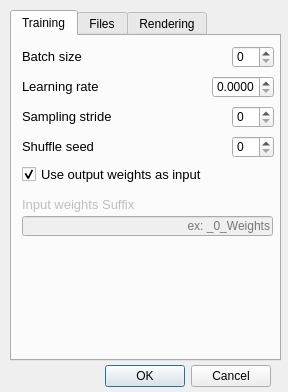
<?xml version="1.0" encoding="UTF-8"?>
<ui version="4.0">
 <class>Settings</class>
 <widget class="QDialog" name="Settings">
  <property name="geometry">
   <rect>
    <x>0</x>
    <y>0</y>
    <width>288</width>
    <height>392</height>
   </rect>
  </property>
  <property name="windowTitle">
   <string>SettingsWindow</string>
  </property>
  <widget class="QDialogButtonBox" name="buttonBox">
   <property name="geometry">
    <rect>
     <x>30</x>
     <y>360</y>
     <width>241</width>
     <height>32</height>
    </rect>
   </property>
   <property name="orientation">
    <enum>Qt::Horizontal</enum>
   </property>
   <property name="standardButtons">
    <set>QDialogButtonBox::Cancel|QDialogButtonBox::Ok</set>
   </property>
  </widget>
  <widget class="QTabWidget" name="tabWidget">
   <property name="geometry">
    <rect>
     <x>10</x>
     <y>10</y>
     <width>271</width>
     <height>351</height>
    </rect>
   </property>
   <property name="currentIndex">
    <number>0</number>
   </property>
   <widget class="QWidget" name="Training">
    <attribute name="title">
     <string>Training</string>
    </attribute>
    <widget class="QLabel" name="label">
     <property name="geometry">
      <rect>
       <x>10</x>
       <y>10</y>
       <width>71</width>
       <height>21</height>
      </rect>
     </property>
     <property name="font">
      <font>
       <pointsize>10</pointsize>
      </font>
     </property>
     <property name="text">
      <string>Batch size</string>
     </property>
    </widget>
    <widget class="QLabel" name="label_2">
     <property name="geometry">
      <rect>
       <x>10</x>
       <y>40</y>
       <width>91</width>
       <height>21</height>
      </rect>
     </property>
     <property name="font">
      <font>
       <pointsize>10</pointsize>
      </font>
     </property>
     <property name="text">
      <string>Learning rate</string>
     </property>
    </widget>
    <widget class="QLabel" name="label_3">
     <property name="geometry">
      <rect>
       <x>10</x>
       <y>70</y>
       <width>91</width>
       <height>21</height>
      </rect>
     </property>
     <property name="font">
      <font>
       <pointsize>10</pointsize>
      </font>
     </property>
     <property name="text">
      <string>Sampling stride</string>
     </property>
    </widget>
    <widget class="QLabel" name="label_4">
     <property name="geometry">
      <rect>
       <x>10</x>
       <y>100</y>
       <width>71</width>
       <height>21</height>
      </rect>
     </property>
     <property name="font">
      <font>
       <pointsize>10</pointsize>
      </font>
     </property>
     <property name="text">
      <string>Shuffle seed</string>
     </property>
    </widget>
    <widget class="QSpinBox" name="batchSizeSpinBox">
     <property name="geometry">
      <rect>
       <x>220</x>
       <y>10</y>
       <width>42</width>
       <height>22</height>
      </rect>
     </property>
     <property name="maximum">
      <number>9999</number>
     </property>
     <property name="value">
      <number>0</number>
     </property>
    </widget>
    <widget class="QSpinBox" name="strideSpinBox">
     <property name="geometry">
      <rect>
       <x>220</x>
       <y>70</y>
       <width>42</width>
       <height>22</height>
      </rect>
     </property>
     <property name="maximum">
      <number>9999</number>
     </property>
    </widget>
    <widget class="QSpinBox" name="seedSpinBox">
     <property name="geometry">
      <rect>
       <x>220</x>
       <y>100</y>
       <width>42</width>
       <height>22</height>
      </rect>
     </property>
     <property name="maximum">
      <number>9999</number>
     </property>
    </widget>
    <widget class="QCheckBox" name="inWeightsCheckbox">
     <property name="geometry">
      <rect>
       <x>10</x>
       <y>130</y>
       <width>191</width>
       <height>17</height>
      </rect>
     </property>
     <property name="font">
      <font>
       <pointsize>10</pointsize>
      </font>
     </property>
     <property name="text">
      <string>Use output weights as input</string>
     </property>
     <property name="checked">
      <bool>true</bool>
     </property>
     <property name="tristate">
      <bool>false</bool>
     </property>
    </widget>
    <widget class="QLabel" name="inWeightsLabel">
     <property name="enabled">
      <bool>false</bool>
     </property>
     <property name="geometry">
      <rect>
       <x>10</x>
       <y>160</y>
       <width>121</width>
       <height>16</height>
      </rect>
     </property>
     <property name="font">
      <font>
       <pointsize>10</pointsize>
      </font>
     </property>
     <property name="text">
      <string>Input weights Suffix</string>
     </property>
    </widget>
    <widget class="QLineEdit" name="inWeightsInput">
     <property name="enabled">
      <bool>false</bool>
     </property>
     <property name="geometry">
      <rect>
       <x>10</x>
       <y>180</y>
       <width>251</width>
       <height>20</height>
      </rect>
     </property>
     <property name="text">
      <string/>
     </property>
     <property name="alignment">
      <set>Qt::AlignRight|Qt::AlignTrailing|Qt::AlignVCenter</set>
     </property>
     <property name="placeholderText">
      <string>ex: _0_Weights</string>
     </property>
    </widget>
    <widget class="QDoubleSpinBox" name="learningRateSpinBox">
     <property name="geometry">
      <rect>
       <x>200</x>
       <y>40</y>
       <width>62</width>
       <height>22</height>
      </rect>
     </property>
     <property name="decimals">
      <number>4</number>
     </property>
    </widget>
   </widget>
   <widget class="QWidget" name="tab">
    <attribute name="title">
     <string>Files</string>
    </attribute>
    <widget class="QLabel" name="label_5">
     <property name="geometry">
      <rect>
       <x>10</x>
       <y>190</y>
       <width>101</width>
       <height>21</height>
      </rect>
     </property>
     <property name="font">
      <font>
       <pointsize>10</pointsize>
      </font>
     </property>
     <property name="text">
      <string>Random frames</string>
     </property>
    </widget>
    <widget class="QLabel" name="label_6">
     <property name="geometry">
      <rect>
       <x>10</x>
       <y>70</y>
       <width>141</width>
       <height>21</height>
      </rect>
     </property>
     <property name="font">
      <font>
       <pointsize>10</pointsize>
      </font>
     </property>
     <property name="text">
      <string>Frames folder name</string>
     </property>
    </widget>
    <widget class="QLineEdit" name="framesFolderInput">
     <property name="geometry">
      <rect>
       <x>170</x>
       <y>70</y>
       <width>91</width>
       <height>20</height>
      </rect>
     </property>
     <property name="placeholderText">
      <string>ex: Frames</string>
     </property>
    </widget>
    <widget class="QLabel" name="label_7">
     <property name="geometry">
      <rect>
       <x>10</x>
       <y>130</y>
       <width>141</width>
       <height>21</height>
      </rect>
     </property>
     <property name="font">
      <font>
       <pointsize>10</pointsize>
      </font>
     </property>
     <property name="toolTip">
      <string comment="Offsets must be accounted for when setting this value, not doing so will result in a FileNotFoundError"/>
     </property>
     <property name="text">
      <string>First frame</string>
     </property>
    </widget>
    <widget class="QLabel" name="label_8">
     <property name="geometry">
      <rect>
       <x>10</x>
       <y>160</y>
       <width>141</width>
       <height>21</height>
      </rect>
     </property>
     <property name="font">
      <font>
       <pointsize>10</pointsize>
      </font>
     </property>
     <property name="toolTip">
      <string comment="Offsets must be accounted for when setting this value, not doing so will result in a FileNotFoundError"/>
     </property>
     <property name="text">
      <string>Last frame</string>
     </property>
    </widget>
    <widget class="QLabel" name="label_9">
     <property name="geometry">
      <rect>
       <x>10</x>
       <y>10</y>
       <width>101</width>
       <height>21</height>
      </rect>
     </property>
     <property name="font">
      <font>
       <pointsize>10</pointsize>
      </font>
     </property>
     <property name="text">
      <string>Resources path</string>
     </property>
    </widget>
    <widget class="QLineEdit" name="resourcesFolderInput">
     <property name="geometry">
      <rect>
       <x>10</x>
       <y>40</y>
       <width>251</width>
       <height>20</height>
      </rect>
     </property>
     <property name="placeholderText">
      <string>ex: C:/Users/Tom/DLMotionBlur/Resources</string>
     </property>
    </widget>
    <widget class="QLabel" name="label_10">
     <property name="geometry">
      <rect>
       <x>10</x>
       <y>100</y>
       <width>141</width>
       <height>21</height>
      </rect>
     </property>
     <property name="font">
      <font>
       <pointsize>10</pointsize>
      </font>
     </property>
     <property name="text">
      <string>File prefix</string>
     </property>
    </widget>
    <widget class="QLineEdit" name="filePrefixInput">
     <property name="geometry">
      <rect>
       <x>170</x>
       <y>100</y>
       <width>91</width>
       <height>20</height>
      </rect>
     </property>
     <property name="placeholderText">
      <string>ex: Frames_</string>
     </property>
    </widget>
    <widget class="QSpinBox" name="firstFrameSpinBox">
     <property name="geometry">
      <rect>
       <x>220</x>
       <y>130</y>
       <width>42</width>
       <height>22</height>
      </rect>
     </property>
     <property name="maximum">
      <number>9999</number>
     </property>
    </widget>
    <widget class="QSpinBox" name="lastFrameSpinBox">
     <property name="geometry">
      <rect>
       <x>220</x>
       <y>160</y>
       <width>42</width>
       <height>22</height>
      </rect>
     </property>
     <property name="maximum">
      <number>9999</number>
     </property>
    </widget>
    <widget class="QSpinBox" name="randomFramesSpinBox">
     <property name="geometry">
      <rect>
       <x>220</x>
       <y>190</y>
       <width>42</width>
       <height>22</height>
      </rect>
     </property>
     <property name="maximum">
      <number>9999</number>
     </property>
    </widget>
    <widget class="QLabel" name="label_11">
     <property name="geometry">
      <rect>
       <x>10</x>
       <y>220</y>
       <width>101</width>
       <height>21</height>
      </rect>
     </property>
     <property name="font">
      <font>
       <pointsize>10</pointsize>
      </font>
     </property>
     <property name="whatsThis">
      <string comment="The amount of digits in the file number, i.e. Frames_FinalImage_003.png has a digit format of 3"/>
     </property>
     <property name="text">
      <string>Digit format</string>
     </property>
    </widget>
    <widget class="QSpinBox" name="digitFormatSpinBox">
     <property name="geometry">
      <rect>
       <x>220</x>
       <y>220</y>
       <width>42</width>
       <height>22</height>
      </rect>
     </property>
     <property name="maximum">
      <number>9999</number>
     </property>
    </widget>
    <widget class="QLabel" name="label_12">
     <property name="geometry">
      <rect>
       <x>10</x>
       <y>250</y>
       <width>141</width>
       <height>21</height>
      </rect>
     </property>
     <property name="font">
      <font>
       <pointsize>10</pointsize>
      </font>
     </property>
     <property name="whatsThis">
      <string comment="Frame numbers that will be added to the random frames, may cause repetition"/>
     </property>
     <property name="text">
      <string>Include frames</string>
     </property>
    </widget>
    <widget class="QLineEdit" name="includeFramesInput">
     <property name="geometry">
      <rect>
       <x>10</x>
       <y>280</y>
       <width>251</width>
       <height>20</height>
      </rect>
     </property>
     <property name="placeholderText">
      <string>ex: 2, 16, 109, ...</string>
     </property>
    </widget>
   </widget>
   <widget class="QWidget" name="Rendering">
    <attribute name="title">
     <string>Rendering</string>
    </attribute>
    <widget class="QSpinBox" name="rowStepsSpinBox">
     <property name="geometry">
      <rect>
       <x>220</x>
       <y>10</y>
       <width>42</width>
       <height>22</height>
      </rect>
     </property>
     <property name="maximum">
      <number>9999</number>
     </property>
    </widget>
    <widget class="QLabel" name="label_13">
     <property name="geometry">
      <rect>
       <x>10</x>
       <y>10</y>
       <width>71</width>
       <height>21</height>
      </rect>
     </property>
     <property name="font">
      <font>
       <pointsize>10</pointsize>
      </font>
     </property>
     <property name="text">
      <string>Row steps</string>
     </property>
    </widget>
   </widget>
  </widget>
 </widget>
 <resources/>
 <connections>
  <connection>
   <sender>buttonBox</sender>
   <signal>accepted()</signal>
   <receiver>Settings</receiver>
   <slot>accept()</slot>
   <hints>
    <hint type="sourcelabel">
     <x>248</x>
     <y>254</y>
    </hint>
    <hint type="destinationlabel">
     <x>157</x>
     <y>274</y>
    </hint>
   </hints>
  </connection>
  <connection>
   <sender>buttonBox</sender>
   <signal>rejected()</signal>
   <receiver>Settings</receiver>
   <slot>reject()</slot>
   <hints>
    <hint type="sourcelabel">
     <x>316</x>
     <y>260</y>
    </hint>
    <hint type="destinationlabel">
     <x>286</x>
     <y>274</y>
    </hint>
   </hints>
  </connection>
 </connections>
</ui>
